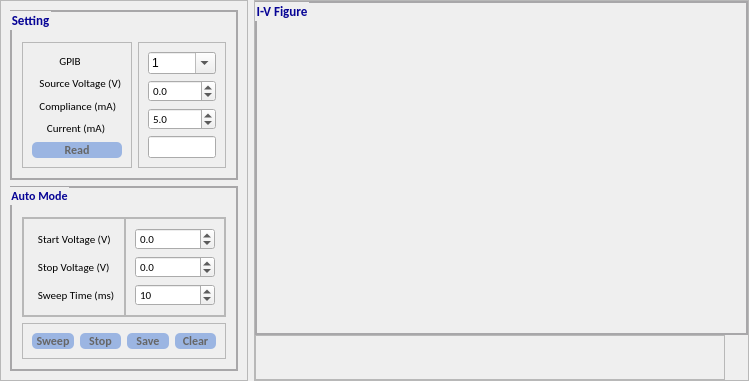
      <widget class="QWidget" name="tab_3">
       <property name="font">
        <font>
         <family>Times New Roman</family>
        </font>
       </property>
       <property name="contextMenuPolicy">
        <enum>Qt::DefaultContextMenu</enum>
       </property>
       <attribute name="title">
        <string>I-V test</string>
       </attribute>
       <layout class="QHBoxLayout" name="horizontalLayout_19">
        <property name="leftMargin">
         <number>0</number>
        </property>
        <property name="topMargin">
         <number>0</number>
        </property>
        <property name="rightMargin">
         <number>0</number>
        </property>
        <property name="bottomMargin">
         <number>0</number>
        </property>
        <item>
         <widget class="QFrame" name="frame_34">
          <property name="sizePolicy">
           <sizepolicy hsizetype="Expanding" vsizetype="Preferred">
            <horstretch>2</horstretch>
            <verstretch>0</verstretch>
           </sizepolicy>
          </property>
          <property name="styleSheet">
           <string notr="true">QGroupBox::title{
	
	color: rgb(7, 4, 150);
}</string>
          </property>
          <property name="frameShape">
           <enum>QFrame::StyledPanel</enum>
          </property>
          <property name="frameShadow">
           <enum>QFrame::Raised</enum>
          </property>
          <property name="lineWidth">
           <number>0</number>
          </property>
          <layout class="QVBoxLayout" name="verticalLayout_27">
           <item>
            <widget class="QGroupBox" name="groupBox_14">
             <property name="sizePolicy">
              <sizepolicy hsizetype="Preferred" vsizetype="Expanding">
               <horstretch>0</horstretch>
               <verstretch>6</verstretch>
              </sizepolicy>
             </property>
             <property name="font">
              <font>
               <family>Calibri</family>
               <pointsize>10</pointsize>
               <weight>75</weight>
               <bold>true</bold>
              </font>
             </property>
             <property name="styleSheet">
              <string notr="true">QGroupBox, #groupBox_14{

	border-width:1.5px;
	

	
	
	
	border-color: rgb(168, 167, 169);
	
	border-style:solid;
	}</string>
             </property>
             <property name="title">
              <string>Setting</string>
             </property>
             <layout class="QHBoxLayout" name="horizontalLayout_10">
              <item>
               <widget class="QFrame" name="frame_38">
                <property name="sizePolicy">
                 <sizepolicy hsizetype="Expanding" vsizetype="Preferred">
                  <horstretch>2</horstretch>
                  <verstretch>0</verstretch>
                 </sizepolicy>
                </property>
                <property name="styleSheet">
                 <string notr="true">QPushButton, #iv_ablebutton{
	border:none;
	
	background-color: rgb(155, 181, 226);
	color: rgb(102, 102, 102);
	border-radius:5px;
}

QPushButton, #iv_ablebutton:hover{
	border:none;
	
	color: rgb(102, 102, 102);
	background-color: rgb(216, 223, 234);
	border-radius:5px;
}
QPushButton, #iv_ablebuttonn:pressed{
	border:none;
	
	color: rgb(255, 255, 255);
	
	background-color: rgb(142, 171, 221);
	border-radius:5px;
}</string>
                </property>
                <property name="frameShape">
                 <enum>QFrame::StyledPanel</enum>
                </property>
                <property name="frameShadow">
                 <enum>QFrame::Raised</enum>
                </property>
                <property name="lineWidth">
                 <number>1</number>
                </property>
                <layout class="QVBoxLayout" name="verticalLayout_29">
                 <item>
                  <widget class="QLabel" name="label_31">
                   <property name="font">
                    <font>
                     <family>Calibri</family>
                     <pointsize>8</pointsize>
                    </font>
                   </property>
                   <property name="text">
                    <string>           GPIB</string>
                   </property>
                  </widget>
                 </item>
                 <item>
                  <widget class="QLabel" name="label_32">
                   <property name="font">
                    <font>
                     <family>Calibri</family>
                     <pointsize>8</pointsize>
                    </font>
                   </property>
                   <property name="text">
                    <string>   Source Voltage (V)</string>
                   </property>
                  </widget>
                 </item>
                 <item>
                  <widget class="QLabel" name="label_33">
                   <property name="font">
                    <font>
                     <family>Calibri</family>
                     <pointsize>8</pointsize>
                    </font>
                   </property>
                   <property name="text">
                    <string>   Compliance (mA)</string>
                   </property>
                  </widget>
                 </item>
                 <item>
                  <widget class="QLabel" name="label_34">
                   <property name="font">
                    <font>
                     <family>Calibri</family>
                     <pointsize>8</pointsize>
                    </font>
                   </property>
                   <property name="text">
                    <string>      Current (mA)</string>
                   </property>
                  </widget>
                 </item>
                 <item>
                  <widget class="QPushButton" name="iv_ablebutton">
                   <property name="font">
                    <font>
                     <family>Calibri</family>
                     <pointsize>9</pointsize>
                     <weight>75</weight>
                     <bold>true</bold>
                    </font>
                   </property>
                   <property name="text">
                    <string>Read</string>
                   </property>
                  </widget>
                 </item>
                </layout>
               </widget>
              </item>
              <item>
               <widget class="QFrame" name="frame_39">
                <property name="sizePolicy">
                 <sizepolicy hsizetype="Expanding" vsizetype="Preferred">
                  <horstretch>6</horstretch>
                  <verstretch>0</verstretch>
                 </sizepolicy>
                </property>
                <property name="styleSheet">
                 <string notr="true">QComboBox{
	
	font: 8pt &quot;Calibri&quot;;
}</string>
                </property>
                <property name="frameShape">
                 <enum>QFrame::StyledPanel</enum>
                </property>
                <property name="frameShadow">
                 <enum>QFrame::Raised</enum>
                </property>
                <layout class="QVBoxLayout" name="verticalLayout_31">
                 <item>
                  <widget class="QComboBox" name="iv_smBox_gpib">
                   <property name="font">
                    <font>
                     <family>Calibri</family>
                     <pointsize>8</pointsize>
                     <weight>50</weight>
                     <italic>false</italic>
                     <bold>false</bold>
                    </font>
                   </property>
                   <property name="editable">
                    <bool>true</bool>
                   </property>
                   <property name="maxVisibleItems">
                    <number>11</number>
                   </property>
                   <item>
                    <property name="text">
                     <string>1</string>
                    </property>
                   </item>
                   <item>
                    <property name="text">
                     <string>2</string>
                    </property>
                   </item>
                   <item>
                    <property name="text">
                     <string>17</string>
                    </property>
                   </item>
                   <item>
                    <property name="text">
                     <string>16</string>
                    </property>
                   </item>
                   <item>
                    <property name="text">
                     <string>15</string>
                    </property>
                   </item>
                  </widget>
                 </item>
                 <item>
                  <widget class="QDoubleSpinBox" name="iv_smBox_sv">
                   <property name="font">
                    <font>
                     <family>Calibri</family>
                     <pointsize>8</pointsize>
                    </font>
                   </property>
                   <property name="decimals">
                    <number>1</number>
                   </property>
                   <property name="minimum">
                    <double>-10.000000000000000</double>
                   </property>
                   <property name="maximum">
                    <double>10.000000000000000</double>
                   </property>
                   <property name="singleStep">
                    <double>0.100000000000000</double>
                   </property>
                  </widget>
                 </item>
                 <item>
                  <widget class="QDoubleSpinBox" name="iv_smBox_com">
                   <property name="font">
                    <font>
                     <family>Calibri</family>
                     <pointsize>8</pointsize>
                    </font>
                   </property>
                   <property name="decimals">
                    <number>1</number>
                   </property>
                   <property name="minimum">
                    <double>0.000000000000000</double>
                   </property>
                   <property name="maximum">
                    <double>1000.000000000000000</double>
                   </property>
                   <property name="singleStep">
                    <double>1.000000000000000</double>
                   </property>
                   <property name="value">
                    <double>5.000000000000000</double>
                   </property>
                  </widget>
                 </item>
                 <item>
                  <widget class="QLineEdit" name="lineEdit_iv_c">
                   <property name="font">
                    <font>
                     <family>Calibri</family>
                     <pointsize>8</pointsize>
                    </font>
                   </property>
                  </widget>
                 </item>
                </layout>
               </widget>
              </item>
             </layout>
            </widget>
           </item>
           <item>
            <widget class="QGroupBox" name="groupBox_16">
             <property name="sizePolicy">
              <sizepolicy hsizetype="Preferred" vsizetype="Expanding">
               <horstretch>0</horstretch>
               <verstretch>4</verstretch>
              </sizepolicy>
             </property>
             <property name="font">
              <font>
               <family>Calibri</family>
               <weight>75</weight>
               <bold>true</bold>
              </font>
             </property>
             <property name="styleSheet">
              <string notr="true">QGroupBox, #groupBox_16{

	border-width:1.5px;
	

	
	
	
	border-color: rgb(168, 167, 169);
	
	border-style:solid;
	}</string>
             </property>
             <property name="title">
              <string>Auto Mode</string>
             </property>
             <layout class="QVBoxLayout" name="verticalLayout_32">
              <item>
               <widget class="QFrame" name="frame_36">
                <property name="sizePolicy">
                 <sizepolicy hsizetype="Preferred" vsizetype="Expanding">
                  <horstretch>0</horstretch>
                  <verstretch>6</verstretch>
                 </sizepolicy>
                </property>
                <property name="frameShape">
                 <enum>QFrame::StyledPanel</enum>
                </property>
                <property name="frameShadow">
                 <enum>QFrame::Raised</enum>
                </property>
                <property name="lineWidth">
                 <number>0</number>
                </property>
                <layout class="QHBoxLayout" name="horizontalLayout_18">
                 <property name="spacing">
                  <number>0</number>
                 </property>
                 <property name="leftMargin">
                  <number>0</number>
                 </property>
                 <property name="topMargin">
                  <number>0</number>
                 </property>
                 <property name="rightMargin">
                  <number>0</number>
                 </property>
                 <property name="bottomMargin">
                  <number>0</number>
                 </property>
                 <item>
                  <widget class="QFrame" name="frame_44">
                   <property name="frameShape">
                    <enum>QFrame::StyledPanel</enum>
                   </property>
                   <property name="frameShadow">
                    <enum>QFrame::Raised</enum>
                   </property>
                   <layout class="QVBoxLayout" name="verticalLayout_37">
                    <item>
                     <widget class="QLabel" name="label_35">
                      <property name="font">
                       <font>
                        <family>Calibri</family>
                        <pointsize>8</pointsize>
                       </font>
                      </property>
                      <property name="text">
                       <string>  Start Voltage (V)</string>
                      </property>
                     </widget>
                    </item>
                    <item>
                     <widget class="QLabel" name="label_42">
                      <property name="font">
                       <font>
                        <family>Calibri</family>
                        <pointsize>8</pointsize>
                       </font>
                      </property>
                      <property name="text">
                       <string>  Stop Voltage (V)</string>
                      </property>
                     </widget>
                    </item>
                    <item>
                     <widget class="QLabel" name="label_37">
                      <property name="font">
                       <font>
                        <family>Calibri</family>
                        <pointsize>8</pointsize>
                       </font>
                      </property>
                      <property name="text">
                       <string>  Sweep Time (ms)</string>
                      </property>
                     </widget>
                    </item>
                   </layout>
                  </widget>
                 </item>
                 <item>
                  <widget class="QFrame" name="frame_45">
                   <property name="styleSheet">
                    <string notr="true">QComboBox{
	
	font: 8pt &quot;Calibri&quot;;
}</string>
                   </property>
                   <property name="frameShape">
                    <enum>QFrame::StyledPanel</enum>
                   </property>
                   <property name="frameShadow">
                    <enum>QFrame::Raised</enum>
                   </property>
                   <layout class="QVBoxLayout" name="verticalLayout_38">
                    <item>
                     <widget class="QDoubleSpinBox" name="iv_smBox_start">
                      <property name="font">
                       <font>
                        <family>Calibri</family>
                        <pointsize>8</pointsize>
                       </font>
                      </property>
                      <property name="decimals">
                       <number>1</number>
                      </property>
                      <property name="minimum">
                       <double>-10.000000000000000</double>
                      </property>
                      <property name="maximum">
                       <double>10.000000000000000</double>
                      </property>
                      <property name="singleStep">
                       <double>0.100000000000000</double>
                      </property>
                     </widget>
                    </item>
                    <item>
                     <widget class="QDoubleSpinBox" name="doubleSpinBox">
                      <property name="font">
                       <font>
                        <family>Calibri</family>
                        <pointsize>8</pointsize>
                       </font>
                      </property>
                      <property name="decimals">
                       <number>1</number>
                      </property>
                      <property name="minimum">
                       <double>-10.000000000000000</double>
                      </property>
                      <property name="maximum">
                       <double>10.000000000000000</double>
                      </property>
                      <property name="singleStep">
                       <double>0.100000000000000</double>
                      </property>
                     </widget>
                    </item>
                    <item>
                     <widget class="QDoubleSpinBox" name="iv_timeBox">
                      <property name="font">
                       <font>
                        <family>Calibri</family>
                        <pointsize>8</pointsize>
                        <weight>50</weight>
                        <bold>false</bold>
                       </font>
                      </property>
                      <property name="decimals">
                       <number>0</number>
                      </property>
                      <property name="maximum">
                       <double>10000.000000000000000</double>
                      </property>
                      <property name="value">
                       <double>10.000000000000000</double>
                      </property>
                     </widget>
                    </item>
                   </layout>
                  </widget>
                 </item>
                </layout>
               </widget>
              </item>
              <item>
               <widget class="QFrame" name="frame_37">
                <property name="sizePolicy">
                 <sizepolicy hsizetype="Preferred" vsizetype="Expanding">
                  <horstretch>0</horstretch>
                  <verstretch>1</verstretch>
                 </sizepolicy>
                </property>
                <property name="styleSheet">
                 <string notr="true">QPushButton, #iv_ablebutton{
	border:none;
	
	background-color: rgb(155, 181, 226);
	color: rgb(102, 102, 102);
	border-radius:5px;
}

QPushButton, #iv_ablebutton:hover{
	border:none;
	
	color: rgb(102, 102, 102);
	background-color: rgb(216, 223, 234);
	border-radius:5px;
}
QPushButton, #iv_ablebuttonn:pressed{
	border:none;
	
	color: rgb(255, 255, 255);
	
	background-color: rgb(142, 171, 221);
	border-radius:5px;
}
QPushButton, #iv_swbutton{
	border:none;
	
	background-color: rgb(155, 181, 226);
	color: rgb(102, 102, 102);
	border-radius:5px;
}

QPushButton, #iv_swbutton:hover{
	border:none;
	
	color: rgb(102, 102, 102);
	background-color: rgb(216, 223, 234);
	border-radius:5px;
}
QPushButton, #iv_swbuttonn:pressed{
	border:none;
	
	color: rgb(255, 255, 255);
	
	background-color: rgb(142, 171, 221);
	border-radius:5px;
}
QPushButton, #iv_savebutton{
	border:none;
	
	background-color: rgb(155, 181, 226);
	color: rgb(102, 102, 102);
	border-radius:5px;
}

QPushButton, #iv_savebutton:hover{
	border:none;
	
	color: rgb(102, 102, 102);
	background-color: rgb(216, 223, 234);
	border-radius:5px;
}
QPushButton, #iv_savebuttonn:pressed{
	border:none;
	
	color: rgb(255, 255, 255);
	
	background-color: rgb(142, 171, 221);
	border-radius:5px;
}
QPushButton, #iv_clearbutton{
	border:none;
	
	background-color: rgb(155, 181, 226);
	color: rgb(102, 102, 102);
	border-radius:5px;
}

QPushButton, #iv_clearbutton:hover{
	border:none;
	
	color: rgb(102, 102, 102);
	background-color: rgb(216, 223, 234);
	border-radius:5px;
}
QPushButton, #iv_clearbutton:pressed{
	border:none;
	
	color: rgb(255, 255, 255);
	
	background-color: rgb(142, 171, 221);
	border-radius:5px;
}
QPushButton, #iv_stopbutton{
	border:none;
	
	background-color: rgb(155, 181, 226);
	color: rgb(102, 102, 102);
	border-radius:5px;
}

QPushButton, #iv_stopbutton:hover{
	border:none;
	
	color: rgb(102, 102, 102);
	background-color: rgb(216, 223, 234);
	border-radius:5px;
}
QPushButton, #iv_stopbuttonn:pressed{
	border:none;
	
	color: rgb(255, 255, 255);
	
	background-color: rgb(142, 171, 221);
	border-radius:5px;
}</string>
                </property>
                <property name="frameShape">
                 <enum>QFrame::StyledPanel</enum>
                </property>
                <property name="frameShadow">
                 <enum>QFrame::Raised</enum>
                </property>
                <layout class="QHBoxLayout" name="horizontalLayout_22">
                 <item>
                  <widget class="QPushButton" name="iv_swbutton">
                   <property name="font">
                    <font>
                     <family>Calibri</family>
                     <pointsize>9</pointsize>
                     <weight>75</weight>
                     <bold>true</bold>
                    </font>
                   </property>
                   <property name="text">
                    <string>Sweep</string>
                   </property>
                  </widget>
                 </item>
                 <item>
                  <widget class="QPushButton" name="iv_stopbutton">
                   <property name="font">
                    <font>
                     <family>Calibri</family>
                     <weight>75</weight>
                     <bold>true</bold>
                    </font>
                   </property>
                   <property name="text">
                    <string>Stop</string>
                   </property>
                  </widget>
                 </item>
                 <item>
                  <widget class="QPushButton" name="iv_savebutton">
                   <property name="font">
                    <font>
                     <family>Calibri</family>
                     <pointsize>9</pointsize>
                     <weight>75</weight>
                     <bold>true</bold>
                    </font>
                   </property>
                   <property name="text">
                    <string>Save</string>
                   </property>
                  </widget>
                 </item>
                 <item>
                  <widget class="QPushButton" name="iv_clearbutton">
                   <property name="font">
                    <font>
                     <family>Calibri</family>
                     <weight>75</weight>
                     <bold>true</bold>
                    </font>
                   </property>
                   <property name="text">
                    <string>Clear</string>
                   </property>
                  </widget>
                 </item>
                </layout>
               </widget>
              </item>
             </layout>
            </widget>
           </item>
          </layout>
         </widget>
        </item>
        <item>
         <widget class="QFrame" name="frame_35">
          <property name="sizePolicy">
           <sizepolicy hsizetype="Expanding" vsizetype="Preferred">
            <horstretch>4</horstretch>
            <verstretch>0</verstretch>
           </sizepolicy>
          </property>
          <property name="styleSheet">
           <string notr="true">QGroupBox::title{
	
	color: rgb(7, 4, 150);
}</string>
          </property>
          <property name="frameShape">
           <enum>QFrame::StyledPanel</enum>
          </property>
          <property name="frameShadow">
           <enum>QFrame::Raised</enum>
          </property>
          <property name="lineWidth">
           <number>0</number>
          </property>
          <layout class="QVBoxLayout" name="verticalLayout_28">
           <property name="spacing">
            <number>0</number>
           </property>
           <property name="leftMargin">
            <number>0</number>
           </property>
           <property name="topMargin">
            <number>0</number>
           </property>
           <property name="rightMargin">
            <number>0</number>
           </property>
           <property name="bottomMargin">
            <number>0</number>
           </property>
           <item>
            <widget class="QGroupBox" name="groupBox_15">
             <property name="font">
              <font>
               <family>Calibri</family>
               <pointsize>10</pointsize>
               <weight>75</weight>
               <bold>true</bold>
              </font>
             </property>
             <property name="styleSheet">
              <string notr="true">QGroupBox, #groupBox_15{

	border-width:1.5px;
	

	
	
	
	border-color: rgb(168, 167, 169);
	
	border-style:solid;
	}</string>
             </property>
             <property name="title">
              <string>I-V Figure</string>
             </property>
            </widget>
           </item>
           <item>
            <widget class="QFrame" name="frame_43">
             <property name="minimumSize">
              <size>
               <width>470</width>
               <height>45</height>
              </size>
             </property>
             <property name="maximumSize">
              <size>
               <width>470</width>
               <height>45</height>
              </size>
             </property>
             <property name="baseSize">
              <size>
               <width>470</width>
               <height>45</height>
              </size>
             </property>
             <property name="frameShape">
              <enum>QFrame::StyledPanel</enum>
             </property>
             <property name="frameShadow">
              <enum>QFrame::Raised</enum>
             </property>
            </widget>
           </item>
          </layout>
         </widget>
        </item>
       </layout>
      </widget>
